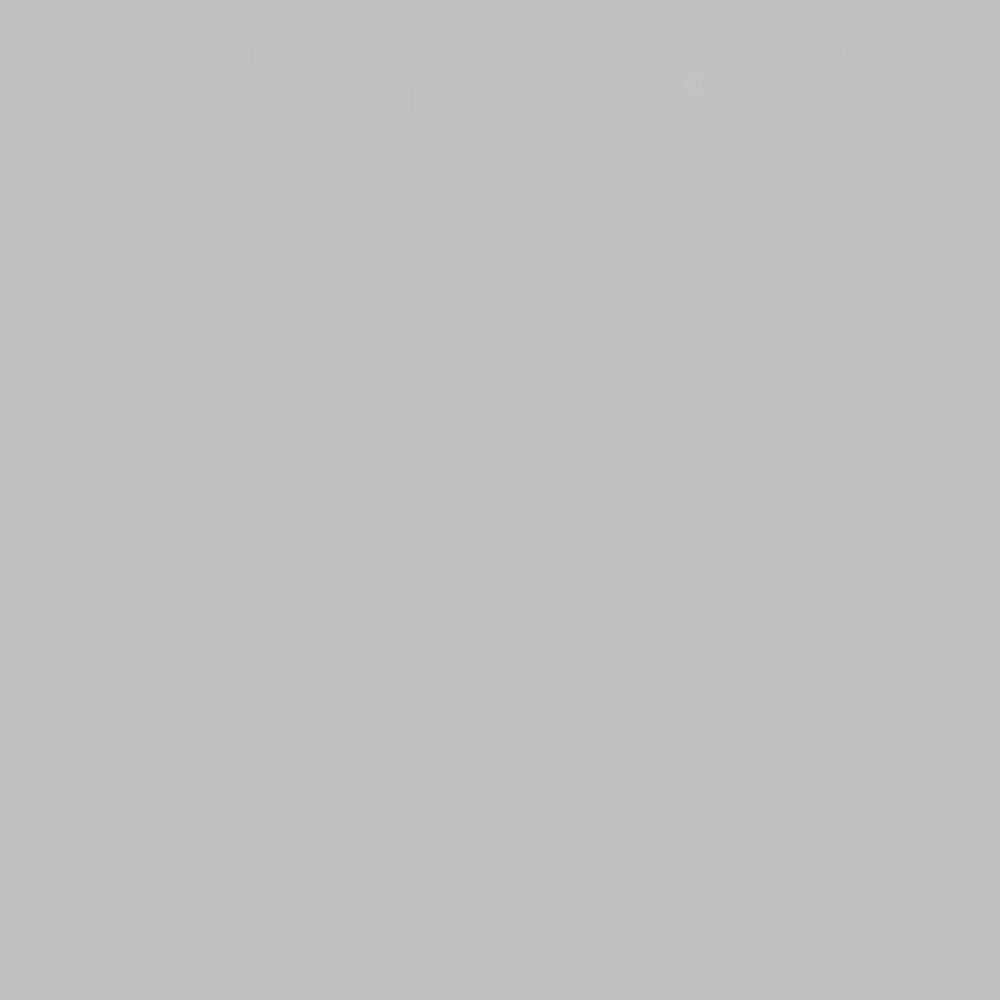
Frame 1 (no input)
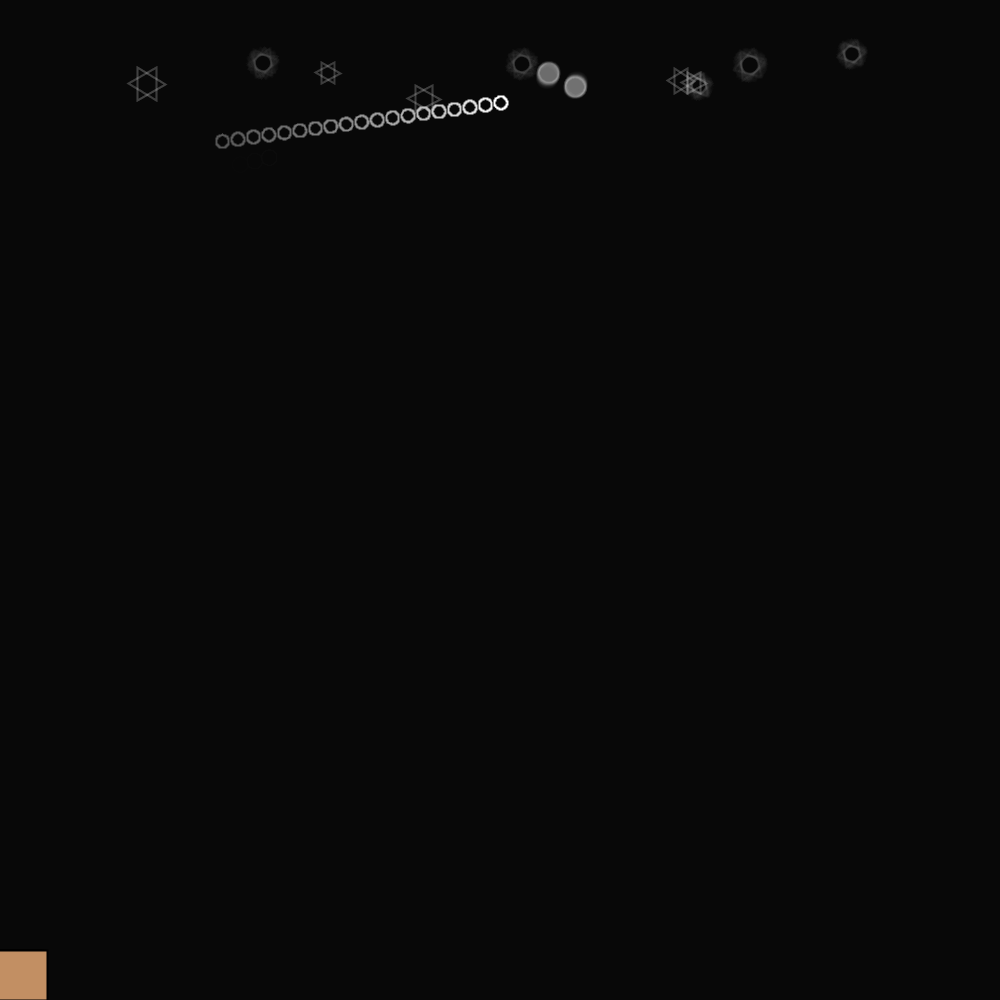
Frame 60 (the mouse pressed at the canvas centre just before this capture)
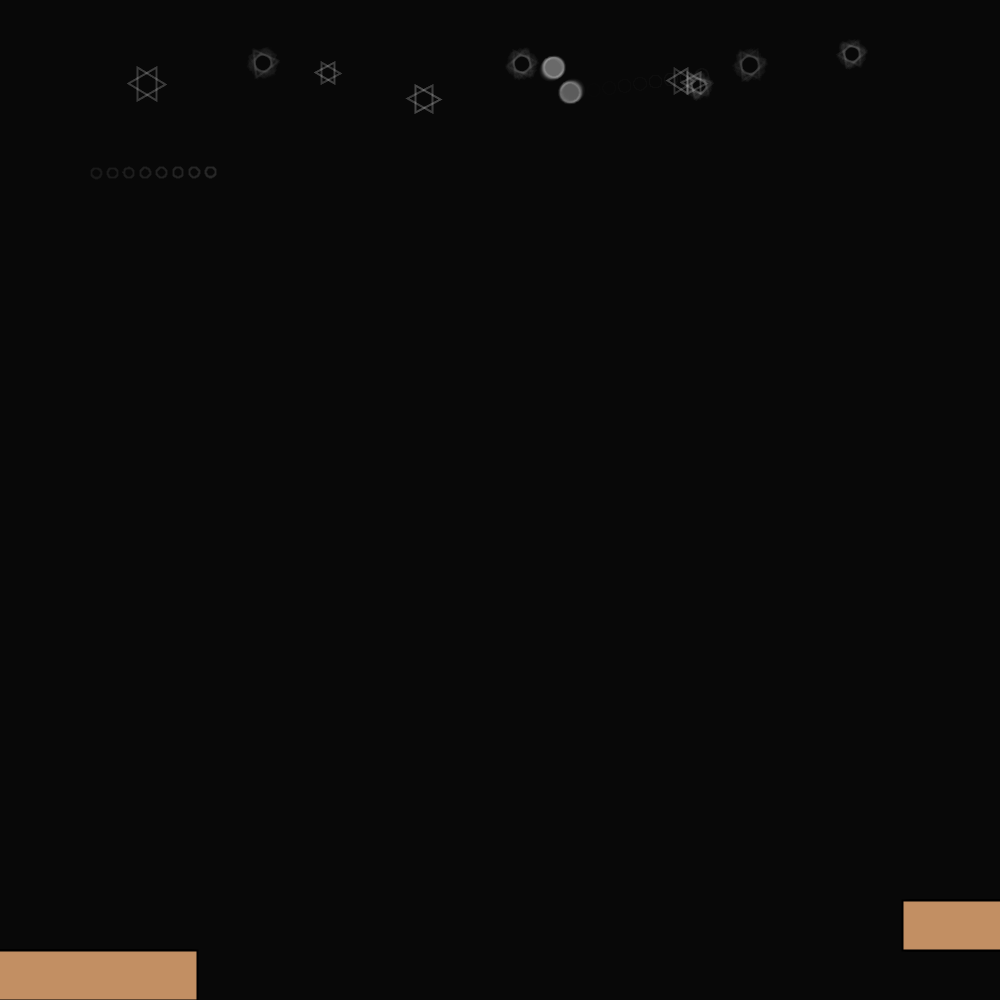
Frame 120 (the mouse held since frame 60 and released just before this capture)

The Processing sketch that drew these frames (run headless with seeded random() and noise(); from frame 60 on, the mouse is pressed at the canvas centre):

// Processing sketch: NGupta_Homework3
// ── NGupta_Homework3.pde
// Notes:
//   (1) Stars:
//          Uses overloaded polygon function to draw 2 triangles with same center and size
//          Added flickering of stars with transparency feature
//   (2) Shooting Stars
//          Each shooting star has a different starting point, direction and speed
//          Each shooting star has a different age (some last for longer and soe for shorter amount of time
//   (3) Binary Star(s) rotating around each other
//   (4) Spinning stars
//   (5) Statue inspired by https://www.youtube.com/watch?v=7mXjePbxTUk
//          Statue has flickering flame (similar to flickering stars)
//   (6) Dawn and Sunrise after statue has merged
          
int canvasWidth = 1000;
int canvasHeight = 1000;

float portraitAge = 0; // age after statue merges
float waitAfterMerge = 1000; //500; // how long to wait after statue merges to start the dawn
float dawnAge = 0;
float dawnAgeSpeed = 0.25; // How fast does the dawn get over

// Statue
float speed1x = 2.5;
float slabHeightPercent = 0.025; 
float slabHeight = slabHeightPercent * canvasHeight;
float bodyWidthIncrementPercent = 0.0025;
float translation = canvasWidth;

// Stars
float angle = 0;
float speedRot = PI/600;
int numStars = 10;
float[] starSize = new float[numStars];
int[] translateStarX = new int[numStars];
int[] translateStarY = new int[numStars];

// Binary Stars
float binaryAngle = 0;
float binarySpeedRot = PI/360;
int numBinaryStars = 1;
float[] binaryStarSize = new float[numBinaryStars];
int[] translateBinaryStarX = new int[numBinaryStars];
int[] translateBinaryStarY = new int[numBinaryStars];

// Shooting Stars
int numShootingStars = 100; 
float birthRate = 0.025;
float shootinStarCountCurrent = 0;
float[] xShootingStar = new float[numShootingStars];
float[] yShootingStar = new float[numShootingStars];
float[] xShootingStarSpeed = new float[numShootingStars];
float[] yShootingStarSpeed= new float[numShootingStars];
float[] shootingStarSize = new float[numShootingStars];
float[] maxAge = new float[numShootingStars];
float[] currentAge = new float[numShootingStars];

// Sun
float sunY = 0.9*canvasHeight;

void settings()
{
  size(canvasWidth, canvasHeight);
}

void setup(){
  randomSeed(100);
  setupStars();
  setupBinaryStars();
  setupShootingStars();
}

void draw(){
 drawNightDawnSunRise();
 drawStatue();
 updateXloc();
 updateAgeOfPortrait();
}

// ── Polygon.pde
void polygon(float x, float y, float radius, int sides, float strokeWt, color strokeColor) {
  polygon(x, y, radius, sides, strokeWt, strokeColor, 0);
}

// overloaded function (1)
void polygon(float x, float y, float radius, int sides, float strokeWt, color strokeColor, float theta){
  // Creates 2 polygons, one that is rotated by theta from the other
  float x2, y2;
  float rotAmount = TWO_PI/sides;
  
  // NOTE: x and y are the center of the shape
  // Then we draw the circle (or polygon) around it by adding x2 and y2 to it
  
  strokeWeight(strokeWt);
  stroke(strokeColor);
  noFill();
  //fill(strokeColor);
  
  beginShape();
  for (int i = 0; i < sides; i++){
    x2 = x + radius * cos(theta + i * rotAmount);
    y2 = y + radius * sin(theta + i * rotAmount);
    vertex(x2,y2); 
  }
  endShape(CLOSE);
  
}

// overloaded function (2)
void polygon(float x, float y, float radius, int sides, float strokeWt, color strokeColor, int fill){
  float x2, y2;
  float rotAmount = TWO_PI/sides;
  float theta = 0;
  
  // NOTE: x and y are the center of the shape
  // Then we draw the circle (or polygon) around it by adding x2 and y2 to it
   
  strokeWeight(strokeWt);
  stroke(strokeColor);
  if (fill == 1){
    fill(strokeColor);
  }
  else{
    noFill();
  }
    
  beginShape();
  for (int i = 0; i < sides; i++){
    x2 = x + radius * cos(theta + i * rotAmount);
    y2 = y + radius * sin(theta + i * rotAmount);
    vertex(x2,y2); 
  }
  endShape(CLOSE);
  
}

// ── Sky.pde
void setupStars(){
  // Setup Variables for Stars
  for (int i = 0; i < numStars; i++){
    translateStarX[i] = int(random(0.05*width,0.95*width));
    translateStarY[i] = int(random(0.05*height,0.10*height));
    starSize[i] = random(12,20);
  }
}

void setupBinaryStars(){
  // Setup Variables for Binary Stars
  for (int i = 0; i < numBinaryStars; i++){
    translateBinaryStarX[i] = int(random(0.05*width,0.95*width));
    translateBinaryStarY[i] = int(random(0.05*height,0.10*height));
    binaryStarSize[i] = random(7,12);
  }
}

void setupShootingStars(){
  // Setup Variables for Shooting Stars
  for (int i = 0; i < numShootingStars; i++){
    xShootingStar[i] = random(-20,width+20);
    yShootingStar[i] = random(0.10*height,0.20*height);
    xShootingStarSpeed[i] = random(-20,20);
    yShootingStarSpeed[i] = random(-5,5);
    shootingStarSize[i] = random(4,8);
    maxAge[i] = random(0,50);
    currentAge[i] = 0;
  }   
}

void drawNightDawnSunRise(){
  noStroke();
  rectMode(CORNER); 
  
  // creating own background with transparency
  if (portraitAge < waitAfterMerge){ // wait for 200 iterations after statue has merged
    // Night to view stars and shooting stars
    fill(0,15); // black with transparency 
    rect(0,0,width,height);
    drawStars();
    drawBinaryStars();
    drawShootingStars();
  }
  else {
    // night transitioning to dawn
    fill(0,15); // black with transparency (night to view stars and shooting stars)
    rect(0,0,width,height);
    
    // dawn ends when transparency goes form 0 to 255 at the speed of dawnAgeSpeed
    fill(255,dawnAge); // white with transparency
    rect(0,0,width,height);
    dawnAge += dawnAgeSpeed;
    
    // sun rise
    sunRise(); 
  }
}

void drawStars(){
 for (int i = 0; i < numStars; i++){
   pushMatrix();
     translate(translateStarX[i],translateStarY[i]);
     rectMode(CENTER);
     if (i % 2 == 0){
       rotate(angle);
     }
     // stars with transparency to mimic flickering
     polygon(0, 0, starSize[i], 3, 2, color(255,random(10))); 
     polygon(0, 0, starSize[i], 3, 2, color(255,random(10)),PI); //overloaded function wih Theta added
     angle += speedRot;
   popMatrix();
 } 
  
}

void drawBinaryStars(){
 for (int i = 0; i < numBinaryStars; i++){
   pushMatrix();
     translate(translateBinaryStarX[i],translateBinaryStarY[i]);
     rectMode(CENTER);
     rotate(binaryAngle);
     // stars with transparency to mimic flickering
     polygon(15, 0, binaryStarSize[i], 360, 2, color(255,random(20)),1); 
     polygon(-15, 0, binaryStarSize[i], 360, 2, color(255,random(20)),1); 
     binaryAngle += binarySpeedRot;
   popMatrix();
 } 
  
}

void drawShootingStars(){
   // Shooting Stars
   for (int i=0; i < shootinStarCountCurrent; i++){
     if (currentAge[i] < maxAge[i]){ 
       polygon(xShootingStar[i], yShootingStar[i], shootingStarSize[i], 360, 2, color(255));
       xShootingStar[i] += xShootingStarSpeed[i];
       yShootingStar[i] += yShootingStarSpeed[i];
       currentAge[i] += 1;
     }
   }
   
   if (shootinStarCountCurrent < numShootingStars - birthRate){
     shootinStarCountCurrent += birthRate;
   }  
}

void updateAgeOfPortrait(){
  if (translation <= 0){ 
    portraitAge += 1;
  }
}

void sunRise(){
  fill(255,255,0);
  ellipse(0.9*width, sunY, 0.3*width,0.3*width);
  if (sunY > 0.1*width){
    sunY -= 0.8* width/(255/dawnAgeSpeed); // Sun rises from start of dawn to end of dawn  
  }  
  
}

// ── Statue.pde
void drawStatue(){
  stroke(0); //
  fill(194,143,99); drawBase(); // base color
  noStroke();
  fill(161,199,182); drawBody(); // rust color
  drawFaceArmFlame(color(161,199,182), color(255,128,0,random(100,255)));
}

void drawBase(){
  rectMode(CORNER);
  // Base 1, 3, and 5
  pushMatrix();
    // start from off screen (left), then move to screen as translation variable gets updated
    translate(-translation,0); 
    rect(width*0.10,height*0.95,width*0.80,2*slabHeight); 
    rect(width*0.30,height*0.85,width*0.40,2*slabHeight);
    rect(width*0.40,height*0.775,width*0.20,slabHeight);
  popMatrix();
   
  // Base 2, and 4 
  pushMatrix();
    // start from off screen (right), then move to screen as translation variable gets updated
    translate(translation,0); 
    rect(width*0.20,height*0.90,width*0.60,2*slabHeight); 
    rect(width*0.35,height*0.80,width*0.30,2*slabHeight); 
  popMatrix();  
}

void drawBody(){
  for (int i=1; i<20; i++){
    if (i < 8){
      pushMatrix();
        // start from off screen (right), then move to screen as translation variable gets updated
        translate(translation,0); 
        rect(width*(0.45-i*bodyWidthIncrementPercent),height*(0.775 - i*0.025), width*(0.10+i*2*bodyWidthIncrementPercent), slabHeight);
      popMatrix();
        
    }
    else{
      pushMatrix();
        // start from off screen (left), then move to screen as translation variable gets updated
        translate(-translation,0); 
        rect(width*(0.45+(i-15)*bodyWidthIncrementPercent),height*(0.775 - i*0.025), width*(0.10-(i-15)*2*bodyWidthIncrementPercent), slabHeight);
      popMatrix();
    }
  }  
}

void drawFaceArmFlame(color faceColor, color flameColor){ 
  // Draw left face, arm and flame
  pushMatrix();
    // start from off screen (left), then move to screen as translation variable gets updated
    translate(width/2-translation,height*0.25);
    arc(0, 0, .08*width, 0.1*height, PI/2, 3*PI/2, OPEN); //left face
    
    // half of the crown relatve to left face
    triangle(-5,-10,0,-10,0,-100); //spikes (half center)
    triangle(-10,-10,-5,-10,0-50,-100); //spikes (first left)
    triangle(-20,-10,-10,-10,0-100,-100); //spikes (second left)
               
    pushMatrix(); // arm and flame are relative to the face
      translate(-0.08*width,0.0*height); //translateArm to the right position relative to the body
      rotate(-PI/5);
      rectMode(CENTER);
      rect(0,0,0.025*width,0.15*height); // arm
      fill(flameColor); // flickering flame
      ellipse(0,-0.1*height,0.025*width,0.05*height); //flame
    popMatrix();
  popMatrix();
   
  // Draw Right Face 
  pushMatrix();
    fill(faceColor); // rust color
    // start from off screen (right), then move to screen as translation variable gets updated
    translate(width/2+translation,height*0.25);
    arc(0, 0, .08*width, 0.1*height, -PI/2, PI/2, OPEN); // right face
    
    // other half of the crown relatve to right face
    triangle(0,-10,+5,-10,0,-100); //spikes (half center)
    triangle(+10,-10,+5,-10,0+50,-100); //spikes (right first)
    triangle(+20,-10,+10,-10,0+100,-100); //spikes (second first)
  popMatrix();   
}

// ── StatueMovement.pde
void updateXloc(){
  // only update till the statue merges correctly
  if (translation >= 0 + speed1x){  
    translation -= speed1x;
  }  
}
